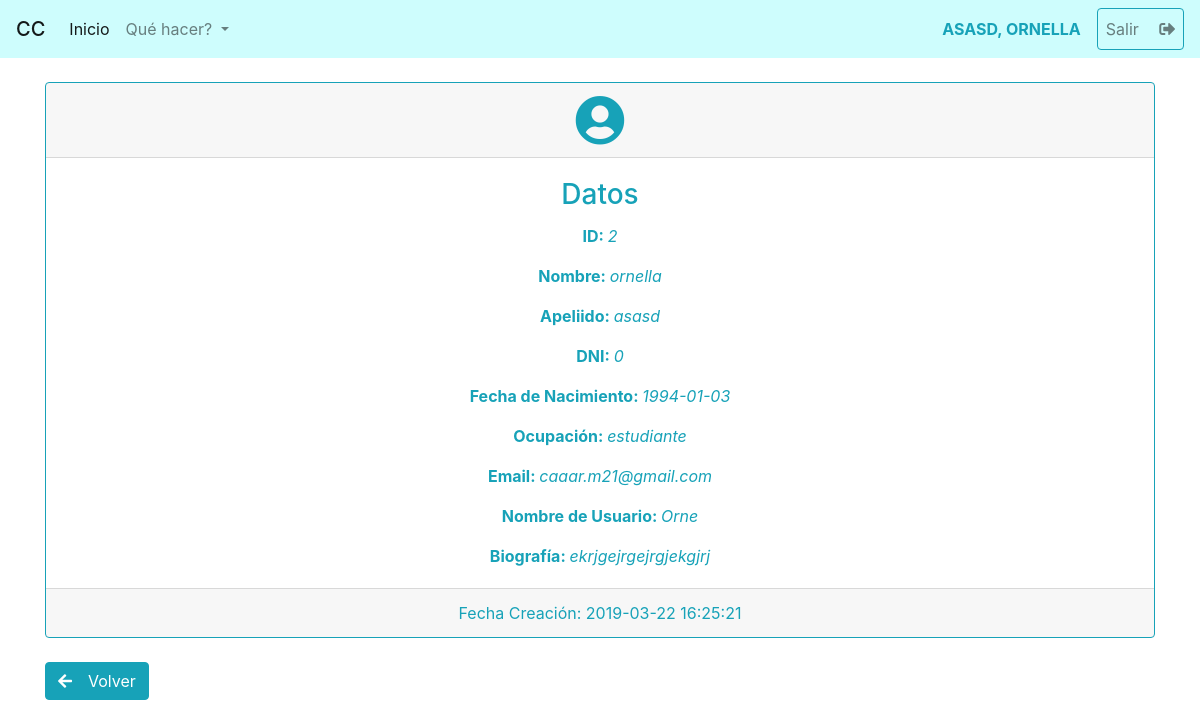
The page /perfil_usuario.php (signed in) on the database its author committed.
### tables this page shows
CREATE TABLE `usuarios` (
  `id` int(11) NOT NULL,
  `nombre` varchar(255) NOT NULL,
  `apellido` varchar(255) NOT NULL,
  `dni` int(11) NOT NULL,
  `fecha_nac` date NOT NULL,
  `ocupacion` varchar(255) NOT NULL,
  `email` varchar(255) NOT NULL,
  `nombre_usuario` varchar(255) NOT NULL,
  `contrasena` blob NOT NULL,
  `foto_perfil` varchar(255) NOT NULL,
  `biografia` text NOT NULL,
  `fecha_creacion` timestamp NOT NULL DEFAULT CURRENT_TIMESTAMP
);

### perfil_usuario.php (the view)
<?php
require 'plantillas/cabecera.php';
$con = conectar();
$consulta = $con->query("SELECT id,nombre,apellido,apellido,dni,fecha_nac,ocupacion,email,nombre_usuario,biografia,fecha_creacion FROM
usuarios WHERE id = {$_SESSION['usuario']['id']}");
$usuario = $consulta->fetch(PDO::FETCH_ASSOC);
?>
<br>
<div class="card text-center text-info border-info">
    <div class="card-header">
        <i class="fas fa-user-circle" style="font-size: 50px"></i>
    </div>
    <div class="card-body ">
        <h3 class="card-title">Datos</h3>
        <p class="card-text "><strong>ID: </strong><em><?= $usuario['id'] ?></em></p>
        <p class="card-text "><strong>Nombre: </strong><em><?= $usuario['nombre'] ?></em></p>
        <p class="card-text "><strong>Apeliido: </strong><em><?= $usuario['apellido'] ?></em></p>
        <p class="card-text "><strong>DNI: </strong><em><?= $usuario['dni'] ?></em></p>
        <p class="card-text "><strong>Fecha de Nacimiento: </strong><em><?= $usuario['fecha_nac'] ?></em></p>
        <p class="card-text "><strong>Ocupación: </strong><em><?= $usuario['ocupacion'] ?></em></p>
        <p class="card-text "><strong>Email: </strong><em><?= $usuario['email'] ?></em></p>
        <p class="card-text "><strong>Nombre de Usuario: </strong><em><?= $usuario['nombre_usuario'] ?></em></p>
        <p class="card-text "><strong>Biografía: </strong><em><?= $usuario['biografia'] ?></em></p>
    </div>
    <div class="card-footer text-muted">
        <p class="card-text text-info">Fecha Creación: <span><?= $usuario['fecha_creacion'] ?></span></p>
    </div>
</div>
<br>
<a href="<?= ROOT ?>" class="btn btn-info"><span
            class="fa fa-arrow-left"></span>&emsp;Volver</a>
<?php require 'plantillas/footer.php'; ?>

### rows shown on the page
usuarios: id "2", nombre "ornella", apellido "asasd", dni "0", fecha_nac "1994-01-03", ocupacion "estudiante", email "caaar.m21@gmail.com", nombre_usuario "Orne", biografia "ekrjgejrgejrgjekgjrj", fecha_creacion "2019-03-22 16:25:21"

### other values the page prints
$_SESSION['usuario']['apellido'] "ASASD"
$_SESSION['usuario']['nombre'] "ORNELLA"
